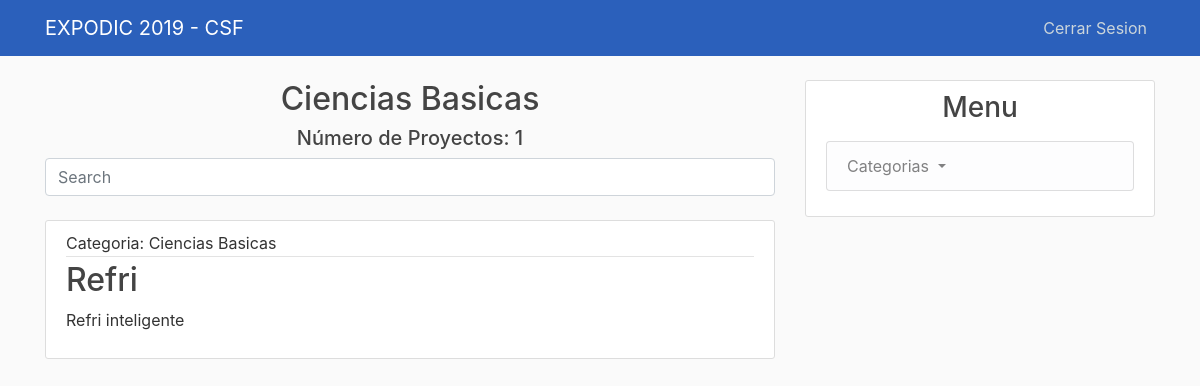
The app's page /categoria/CB/ (signed in) with its own data.
### feria_ing/models.py (models this page shows, shortened)
class Categoria(models.Model):
    abreviacion = models.CharField(max_length=7, primary_key=True)
    nombre = models.CharField(max_length=100)
    num_proyectos = models.IntegerField()
    def __str__(self):
        return self.nombre

class Project(models.Model):
    id = models.IntegerField(primary_key=True)
    nombre = models.CharField(max_length=140)
    descripcion = models.TextField()
    categorias = models.ForeignKey(
        Categoria,
        on_delete = models.SET_NULL,
        null = True
    )
    requierements = models.CharField(max_length=140, verbose_name= ('Requerimientos'))
    evaluaciones = models.IntegerField()

### feria_ing/views.py (the view)
# urls.py: path('categoria/<str:categoria>/', views.cat_projs, name="categoria"),
@login_required
def cat_projs(request, categoria):
    proj_list_by_cat = Project.objects.filter(categorias = categoria)
    count = proj_list_by_cat.count()
    name = Categoria.objects.get(abreviacion = categoria)
    list_al = Alumno.objects.all()
    prof_list = Profesor.objects.all()
    ld_user = request.user
    mat = ld_user.username.split('@')[0]
    print(mat)
    current_user = None
    for al in list_al:
            if al.matricula == mat:
                current_user = al
    if current_user:
        type = True #Es alumno
    else:
        type= False
    for prof in prof_list:
        if prof.matricula == mat:
                current_user = prof
    context = {
        'projects': proj_list_by_cat,
        'user_current': current_user,
        'type': type,
        'name': name,
        'count': count
    }
    return render(request, 'feria_ing/project_by_cat.html', context)

### feria_ing/templates/feria_ing/project_by_cat.html
{% extends "feria_ing/base.html" %}
{% block content %}
<h2 style="text-align: center;"> {{name}} </h2>
<h5 style="text-align: center;"> Número de Proyectos: {{count}} </h5>
  <form method="GET" action = "{% url 'feria_ing-search' %}">
      <input name = "q" class="form-control" type="text" placeholder="Search" aria-label="Search">
  </form>
  <br>
    {% for project in projects %}
        <article class="media content-section">
          <div class="media-body">
            <div class="article-metadata">
                Categoria: {{ project.categorias }}
            </div>
            <h2><a class="article-title" href="{% url 'project-detail' project.id %}">{{ project.nombre }}</a></h2>
            <p class="article-content">{{ project.descripcion }}</p>
          </div>
        </article>
    {% endfor %}
{% endblock content %}

### feria_ing/static/feria_ing/style.css (style rules this page uses)
body { background: #fafafa; color: #333333; margin-top: 5rem; }
h1, h2, h3, h4, h5, h6 { color: #444444; }
.content-section { background: #ffffff; padding: 10px 20px; border: 1px solid #dddddd; border-radius: 3px; margin-bottom: 20px; }
.article-title { color: #444444; }
.article-content { white-space: pre-line; }
.article-metadata { padding-bottom: 1px; margin-bottom: 4px; border-bottom: 1px solid #e3e3e3 }

### records on screen
Categoria: nombre "Ciencias Basicas"
Project: categorias "Ciencias Basicas", nombre "Refri", descripcion "Refri inteligente"

### other values on screen
{{ count }} "1"
